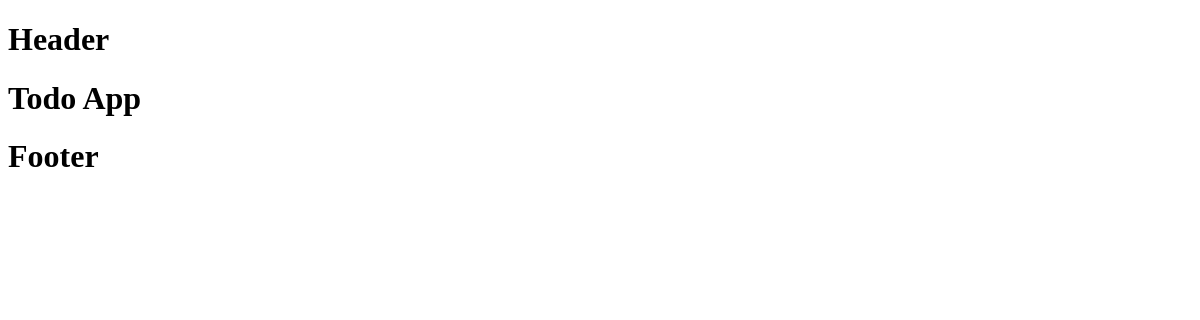
Page /myapp/home/ on the earlier database version.
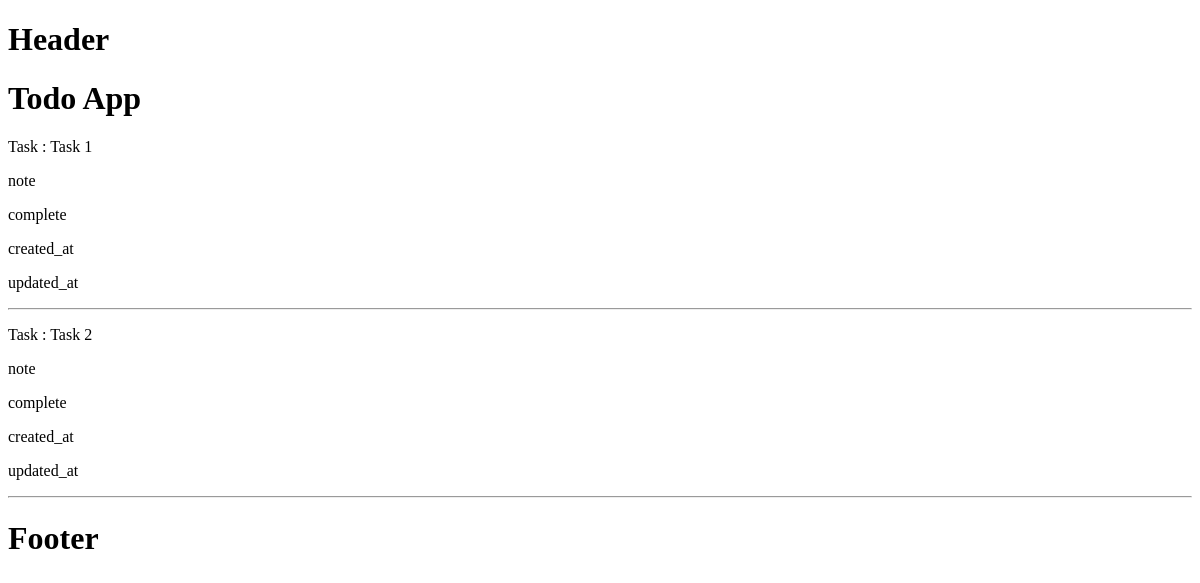
Same page on the later database version.
### myapp/models.py (models this page shows)
class TodoappModel(models.Model):
    task = models.CharField(max_length=200)
    note = models.TextField()
    complete = models.BooleanField(default=False)
    created_at = models.DateTimeField(auto_now_add=True)
    updated_at = models.DateTimeField(auto_now_add=True)

### myapp/views.py (the view)
# urls.py: path('home/', views.indexview, name='home'),
def indexview(request):
    task = TodoappModel.objects.all()
    contex = {
        'task':task
    }
    return render(request, 'index.html',contex)

### myapp/templates/index.html
{% extends 'base.html' %}
{% block body_block %}
<h1>Todo App</h1>
{% for i in task %}
<p>Task : {{ i.task }} </p>
<p>note</p>
<p>complete</p>
<p>created_at</p>
<p>updated_at</p>
<hr>
{% endfor %}
{% endblock %}

### templates/base.html (shortened to what this page needs)
<!DOCTYPE html>
<html lang="en">
<head>
</head>
<body>
        {% include 'header.html' %}
		{% block body_block %} {% endblock %}
		{% include 'footer.html' %}
</body>
</html>

### templates/header.html
<h1>Header</h1>

### templates/footer.html
<h1>Footer</h1>

Differences in the rows shown:
added TodoappModel: task "Task 1"
added TodoappModel: task "Task 2"
